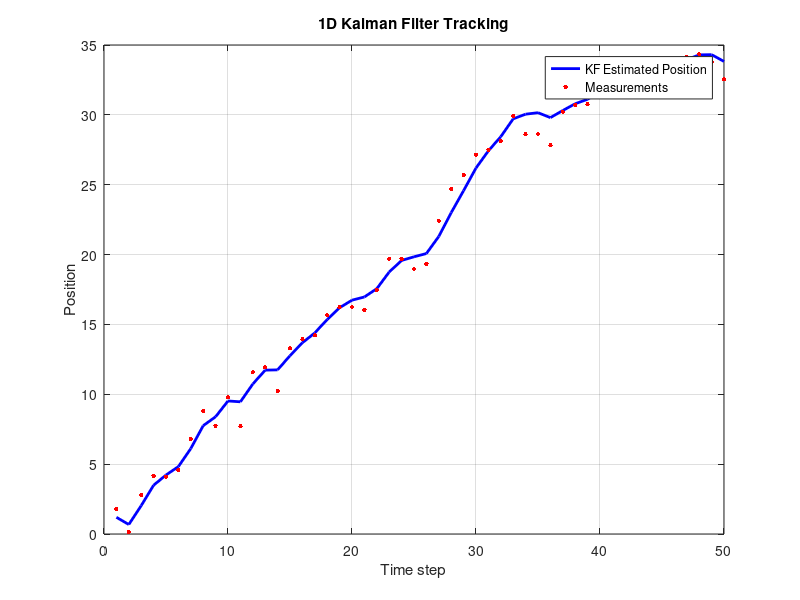

Write MATLAB code to recreate this figure.
function SimpleKalman1D
    % 参数设定
    dt = 1;                % 时间步长
    N = 50;                % 仿真总步数
    true_velocity = 1.0;   % 真实速度
    Q = 0.01 * eye(2);     % 过程噪声协方差（系统的不确定性）
    R = 1.0;               % 测量噪声协方差（测量误差）

    % 模型矩阵
    F = [1 dt; 0 1];       % 状态转移矩阵
    H = [1 0];             % 观测矩阵（我们只测量位置）

    % 初始状态
    x_true = [0; true_velocity];   % 真实目标状态（位置+速度）
    x_est = [0; 0];                % 初始估计（你一开始不知道速度）
    P = eye(2);                    % 初始协方差矩阵（估计误差大）

    % 数据存储
    x_store = zeros(2, N);         % 存状态估计
    z_store = zeros(1, N);         % 存测量

    for k = 1:N
        % ------ 模拟真实运动和观测 ------
        w = mvnrnd([0; 0], Q)';     % 模拟过程噪声 w_k ~ N(0, Q)
        v = sqrt(R) * randn;        % 模拟测量噪声 v_k ~ N(0, R)

        x_true = F * x_true + w;    % 真实目标按照状态转移运动（+扰动）
        z = H * x_true + v;         % 测量只有位置，带有误差

        % ------ KF 预测步骤 ------
        x_pred = F * x_est;         % 状态预测
        P_pred = F * P * F' + Q;    % 协方差预测

        % ------ KF 更新步骤 ------
        K = P_pred * H' / (H * P_pred * H' + R);    % 卡尔曼增益
        x_est = x_pred + K * (z - H * x_pred);      % 利用观测更新状态估计
        P = (eye(2) - K * H) * P_pred;             % 更新协方差矩阵

        % ------ 保存估计数据 ------
        x_store(:, k) = x_est;      % 保存每一帧的估计
        z_store(k) = z;             % 保存每一帧的观测值
    end

    % ------ 绘图展示 ------
    t = 1:N;
    figure;
    plot(t, x_store(1, :), 'b-', 'LineWidth', 2); hold on;
    plot(t, z_store, 'r.', 'MarkerSize', 10);
    legend('KF Estimated Position', 'Measurements');
    xlabel('Time step'); ylabel('Position');
    title('1D Kalman Filter Tracking');
    grid on;
end